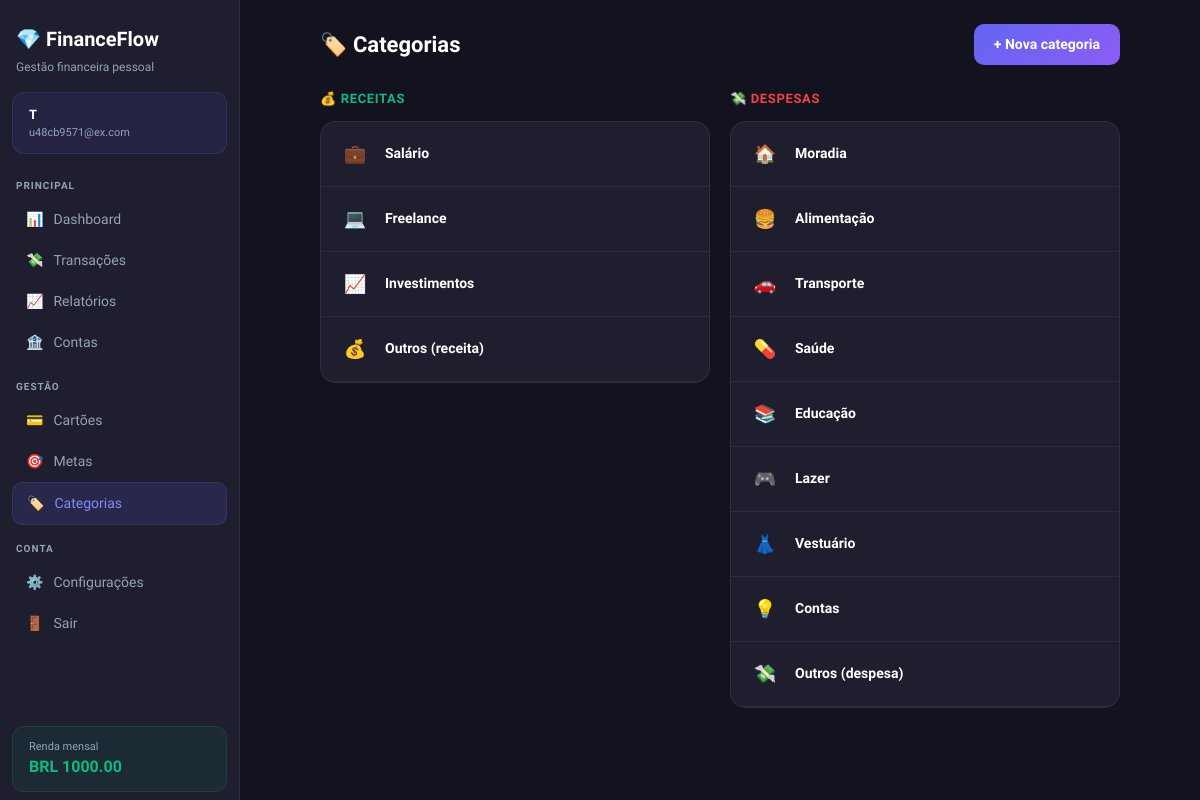
Page /categories (signed in) on the committed database.
### app/models/user.py (models this page shows)
class User(Base):
    __tablename__ = "users"
    id = Column(Integer, primary_key=True, index=True)
    name = Column(String(100), nullable=False)
    email = Column(String(150), unique=True, index=True, nullable=False)
    hashed_password = Column(String(255), nullable=False)
    is_active = Column(Boolean, default=True)
    currency = Column(String(10), default="BRL")
    monthly_income = Column(Float, default=0.0)
    alert_threshold = Column(Float, default=80.0)  # % of budget
    created_at = Column(DateTime, default=datetime.utcnow)
    transactions = relationship("Transaction", back_populates="user", cascade="all, delete-orphan")
    categories = relationship("Category", back_populates="user", cascade="all, delete-orphan")
    credit_cards = relationship("CreditCard", back_populates="user", cascade="all, delete-orphan")
    goals = relationship("FinancialGoal", back_populates="user", cascade="all, delete-orphan")
    alerts = relationship("Alert", back_populates="user", cascade="all, delete-orphan")
    accounts = relationship("Account", back_populates="user", cascade="all, delete-orphan")
    transfers = relationship("Transfer", back_populates="user", cascade="all, delete-orphan")

### app/models/category.py (models this page shows)
class Category(Base):
    __tablename__ = "categories"
    id = Column(Integer, primary_key=True, index=True)
    name = Column(String(100), nullable=False)
    type = Column(String(10), nullable=False)  # income | expense
    color = Column(String(7), default="#6366f1")
    icon = Column(String(50), default="💰")
    parent_id = Column(Integer, ForeignKey("categories.id"), nullable=True)
    user_id = Column(Integer, ForeignKey("users.id"), nullable=False)
    is_default = Column(Boolean, default=False)
    user = relationship("User", back_populates="categories")
    parent = relationship("Category", remote_side=[id], backref="subcategories")
    transactions = relationship("Transaction", back_populates="category")

### app/routes/categories.py (the view)
@router.get("", response_class=HTMLResponse)
def list_categories(request: Request, db: Session = Depends(get_db)):
    user = get_current_user_from_cookie(request, db)
    if not user:
        return RedirectResponse("/auth/login", status_code=302)
    categories = db.query(Category).filter(Category.user_id == user.id, Category.parent_id == None).all()
    return templates.TemplateResponse("transactions/categories.html", {
        "request": request,
        "user": user,
        "categories": categories,
        "error": request.query_params.get("error"),
    })

### templates/transactions/categories.html (shortened to what this page needs)
{% extends "base.html" %}
{% block content %}
<div style="max-width:800px;margin:0 auto;">
  <div style="display:flex;align-items:center;justify-content:space-between;margin-bottom:24px;flex-wrap:wrap;gap:12px;">
    <h1 style="font-size:22px;font-weight:800;color:white;">🏷️ Categorias</h1>
    <button onclick="document.getElementById('newModal').style.display='flex'" class="btn-primary">+ Nova categoria</button>
  </div>
  <div style="display:grid;grid-template-columns:1fr 1fr;gap:20px;">
    <div>
      <div style="font-size:13px;font-weight:700;color:#10b981;text-transform:uppercase;letter-spacing:0.05em;margin-bottom:12px;">💰 Receitas</div>
      <div class="card" style="overflow:hidden;">
        {% for cat in categories if cat.type == 'income' %}
        <div style="display:flex;align-items:center;gap:12px;padding:14px 16px;border-bottom:1px solid rgba(255,255,255,0.06);">
          <div style="width:36px;height:36px;border-radius:10px;display:flex;align-items:center;justify-content:center;font-size:18px;flex-shrink:0;" id="colorSwatch{{ cat.id }}"  style="background:{{ cat.color }}20;">
            {{ cat.icon }}
          </div>
          <div style="flex:1;">
            <div style="font-size:14px;font-weight:600;color:white;">{{ cat.name }}</div>
          </div>
        </div>
        {% else %}
        <div style="padding:30px;text-align:center;color:#94a3b8;font-size:14px;">Nenhuma categoria de receita</div>
        {% endfor %}
      </div>
    </div>
    <div>
      <div style="font-size:13px;font-weight:700;color:#ef4444;text-transform:uppercase;letter-spacing:0.05em;margin-bottom:12px;">💸 Despesas</div>
      <div class="card" style="overflow:hidden;">
        {% for cat in categories if cat.type == 'expense' %}
        <div style="display:flex;align-items:center;gap:12px;padding:14px 16px;border-bottom:1px solid rgba(255,255,255,0.06);">
          <div style="width:36px;height:36px;border-radius:10px;display:flex;align-items:center;justify-content:center;font-size:18px;flex-shrink:0;">
            {{ cat.icon }}
          </div>
          <div style="flex:1;">
            <div style="font-size:14px;font-weight:600;color:white;">{{ cat.name }}</div>
          </div>
        </div>
        {% else %}
        <div style="padding:30px;text-align:center;color:#94a3b8;font-size:14px;">Nenhuma categoria de despesa</div>
        {% endfor %}
      </div>
    </div>
  </div>
</div>
{% endblock %}

### templates/base.html (shortened to what this page needs)
<!DOCTYPE html>
<html lang="pt-BR" class="h-full">
<head>
  <script src="https://cdn.tailwindcss.com"></script>
</head>
<body class="h-full">
<aside class="sidebar" id="sidebar">
  <div style="padding: 24px 16px 16px;">
    <div style="font-size:20px;font-weight:800;color:white;margin-bottom:4px;">💎 FinanceFlow</div>
    <div style="font-size:12px;color:var(--text-muted);">Gestão financeira pessoal</div>
  </div>
  {% if user %}
  <div style="padding:12px 16px;margin:0 12px 8px;background:rgba(99,102,241,0.1);border:1px solid rgba(99,102,241,0.2);border-radius:12px;">
    <div style="font-size:13px;font-weight:600;color:white;">{{ user.name }}</div>
    <div style="font-size:11px;color:var(--text-muted);">{{ user.email }}</div>
  </div>
  {% endif %}
  <nav style="padding: 8px 12px; flex: 1;">
    <div style="font-size:10px;font-weight:700;color:var(--text-muted);letter-spacing:0.1em;padding:8px 4px 6px;text-transform:uppercase;">Principal</div>
    <a href="/dashboard" class="nav-link {% if request.url.path == '/dashboard' %}active{% endif %}">
      <span>📊</span> Dashboard
    </a>
    <a href="/transactions" class="nav-link {% if '/transactions' in request.url.path %}active{% endif %}">
      <span>💸</span> Transações
    </a>
    <a href="/reports" class="nav-link {% if '/reports' in request.url.path %}active{% endif %}">
      <span>📈</span> Relatórios
    </a>
    <a href="/accounts" class="nav-link {% if '/accounts' in request.url.path %}active{% endif %}">
      <span>🏦</span> Contas
    </a>
    <div style="font-size:10px;font-weight:700;color:var(--text-muted);letter-spacing:0.1em;padding:16px 4px 6px;text-transform:uppercase;">Gestão</div>
    <a href="/cards" class="nav-link {% if '/cards' in request.url.path %}active{% endif %}">
      <span>💳</span> Cartões
    </a>
    <a href="/goals" class="nav-link {% if '/goals' in request.url.path %}active{% endif %}">
      <span>🎯</span> Metas
    </a>
    <a href="/categories" class="nav-link {% if '/categories' in request.url.path %}active{% endif %}">
      <span>🏷️</span> Categorias
    </a>
    <div style="font-size:10px;font-weight:700;color:var(--text-muted);letter-spacing:0.1em;padding:16px 4px 6px;text-transform:uppercase;">Conta</div>
    <a href="/settings" class="nav-link {% if '/settings' in request.url.path %}active{% endif %}">
      <span>⚙️</span> Configurações
    </a>
    <a href="/auth/logout" class="nav-link">
      <span>🚪</span> Sair
    </a>
  </nav>
  <div style="padding:12px 16px;margin:8px 12px;background:rgba(16,185,129,0.08);border:1px solid rgba(16,185,129,0.15);border-radius:12px;">
    <div style="font-size:11px;color:var(--text-muted);">Renda mensal</div>
    <div style="font-size:16px;font-weight:700;color:#10b981;">{{ user.currency if user else 'R$' }} {{ "%.2f"|format(user.monthly_income) if user else '0,00' }}</div>
  </div>
</aside>
<main class="main-content">
  <div class="animate-in">
    {% block content %}{% endblock %}
  </div>
</main>
</body>
</html>

### templates/base.html (style rules this page uses)
* { font-family: 'Plus Jakarta Sans', sans-serif; }
:root { --primary: #6366f1; --primary-dark: #4f46e5; --success: #10b981; --danger: #ef4444; --warning: #f59e0b; --surface: #1e1e2e; --surface2: #2a2a3e; --surface3: #313148; --text: #e2e8f0; --text-muted: #94a3b8; --border: rgba(255,255,255,0.08); }
body { background: #13131f; color: var(--text); }
.card { background: var(--surface); border: 1px solid var(--border); border-radius: 16px; }
.btn-primary { background: linear-gradient(135deg, #6366f1, #8b5cf6); color: white; padding: 10px 20px; border-radius: 10px; font-weight: 600; font-size: 14px; transition: all 0.2s; cursor: pointer; border: none; display: inline-flex; align-items: center; gap: 6px; }
.nav-link { display: flex; align-items: center; gap: 10px; padding: 10px 14px; border-radius: 10px; color: var(--text-muted); font-size: 14px; font-weight: 500; text-decoration: none; transition: all 0.2s; }
.nav-link.active { background: rgba(99,102,241,0.15); color: #818cf8; border: 1px solid rgba(99,102,241,0.2); }
.sidebar { width: 240px; min-height: 100vh; background: var(--surface); border-right: 1px solid var(--border); position: fixed; top: 0; left: 0; z-index: 40; display: flex; flex-direction: column; transition: transform 0.3s; }
.main-content { margin-left: 240px; min-height: 100vh; padding: 24px; }
.animate-in { animation: slideIn 0.3s ease; }

### rows in the picture
User: name "T", email "u48cb9571@ex.com", currency "BRL", monthly_income "1000.00"
Category: icon "💼", name "Salário"
Category: icon "💻", name "Freelance"
Category: {{ cat.id }} 3 (drawn), icon "📈", name "Investimentos"
Category: icon "💰", name "Outros (receita)"
Category: icon "🏠", name "Moradia"
Category: icon "🍔", name "Alimentação"
Category: icon "🚗", name "Transporte"
Category: icon "💊", name "Saúde"
Category: icon "📚", name "Educação"
Category: icon "🎮", name "Lazer"
Category: icon "👗", name "Vestuário"
Category: icon "💡", name "Contas"
Category: icon "💸", name "Outros (despesa)"
